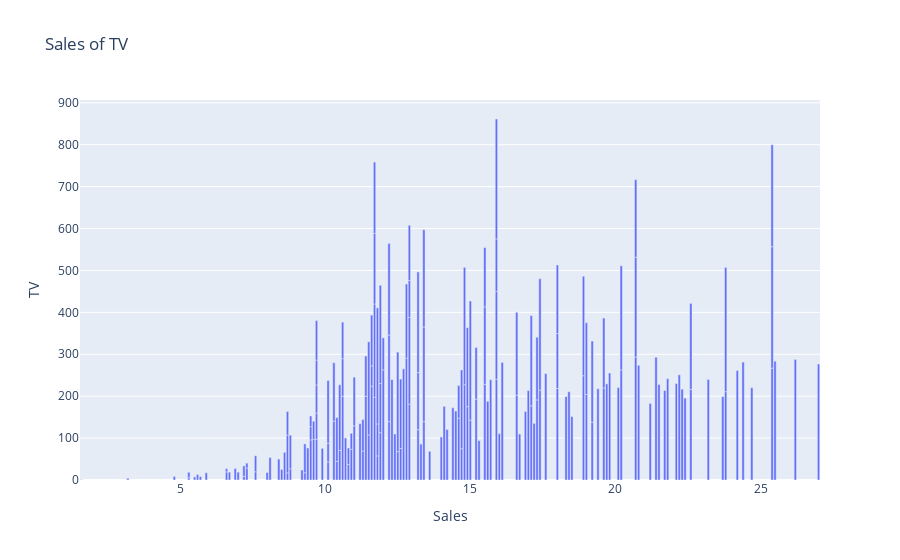

Notebook source saved alongside this figure:
### Code cell
dftv = px.bar(df,y='TV',x='Sales',title='Sales of TV', template='plotly')
dftv.update_layout(xaxis={'categoryorder':'total descending'})
dftv.show()

### Figure 1 — Plotly figure (JSON) as saved in the notebook; plotly's stock layout.template omitted (floating-point values rounded to 4 significant figures; data arrays with more than 128 entries replaced by an {"elided": "..."} marker saying what was removed)
{"data": [{"hovertemplate": "Sales=%{x}<br>TV=%{y}<extra></extra>", "legendgroup": "", "marker": {"color": "#636efa", "pattern": {"shape": ""}}, "name": "", "orientation": "v", "showlegend": false, "textposition": "auto", "type": "bar", "x": {"elided": "200 float values"}, "xaxis": "x", "y": {"elided": "200 float values"}, "yaxis": "y"}], "layout": {"barmode": "relative", "legend": {"tracegroupgap": 0}, "title": {"text": "Sales of TV"}, "xaxis": {"anchor": "y", "categoryorder": "total descending", "domain": [0, 1], "title": {"text": "Sales"}}, "yaxis": {"anchor": "x", "domain": [0, 1], "title": {"text": "TV"}}}}
